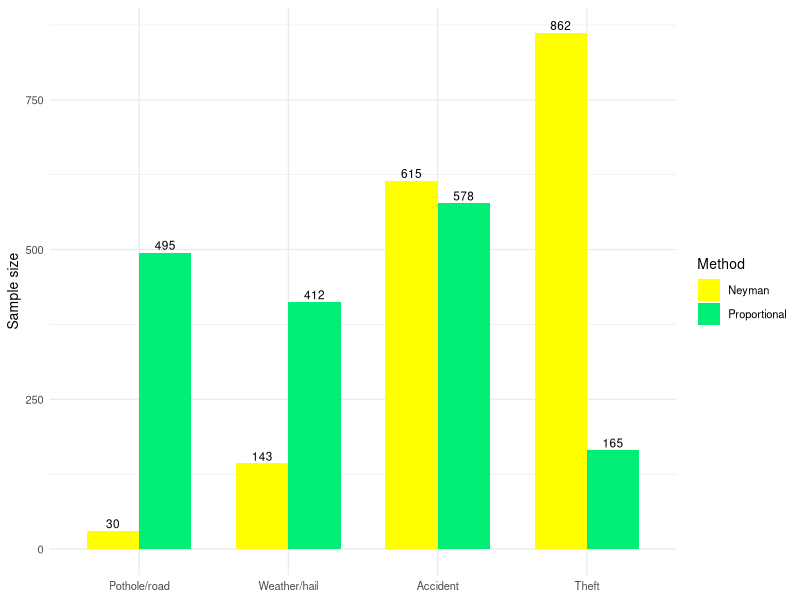
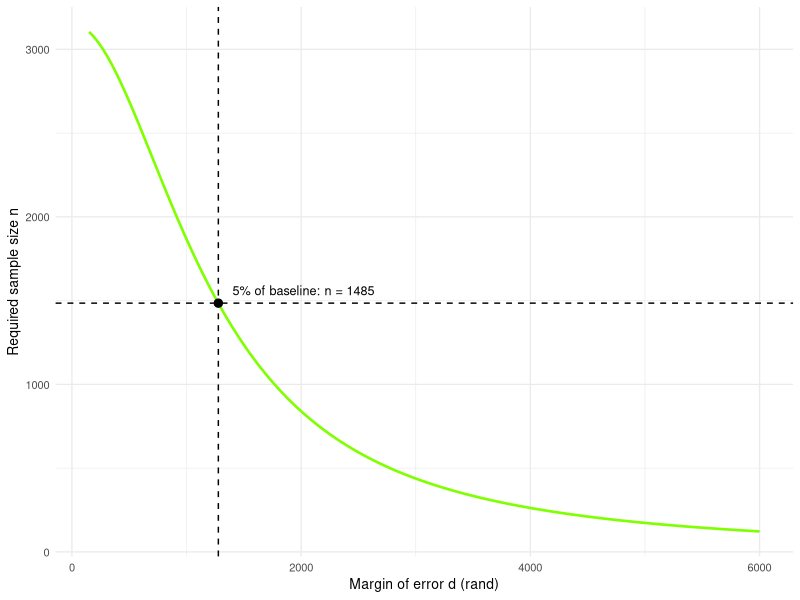
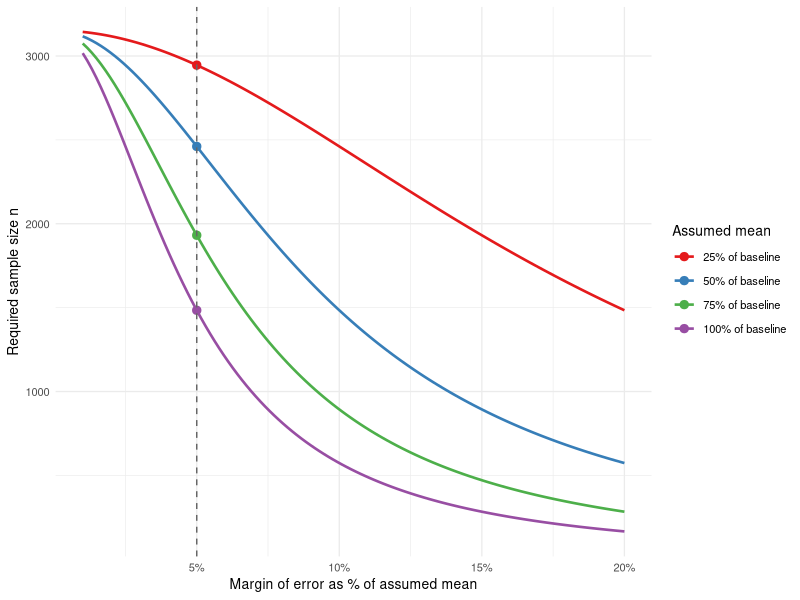
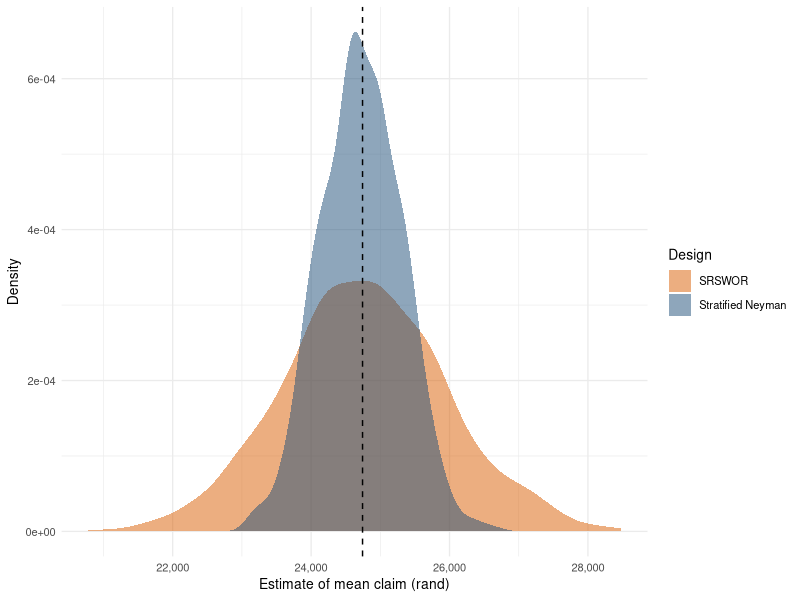

Recreate these plots in R, in order.
## ---- chunk 1
knitr::opts_chunk$set(echo = FALSE, message = FALSE, warning = FALSE,
                      fig.align = "center", fig.pos = "H",
                      fig.width = 6.4, fig.height = 3.3, out.width = "88%")
library(survey)
library(ggplot2)
fmt <- function(x, d = 0) formatC(x, format = "f", digits = d, big.mark = ",")
tab <- function(df, cap, ...) knitr::kable(df, booktabs = TRUE, caption = cap,
                                           escape = FALSE, linesep = "", row.names = FALSE, ...)
## ---- chunk 2
strata <- c("Pothole/road", "Weather/hail", "Accident", "Theft")
N_h <- c(3000, 2500, 3500, 1000)
N   <- sum(N_h)
W_h <- N_h / N
mu  <- c(8, 9, 10, 10.8)
sig <- c(0.5, 0.85, 0.9, 1.2)
# Prior information: lognormal moments (planning values of mean and S_h)
mean_prior <- exp(mu + sig^2 / 2)
S_prior    <- mean_prior * sqrt(exp(sig^2) - 1)
Ybar0      <- sum(W_h * mean_prior)             # baseline parameter value
S2_prior   <- sum(W_h * (S_prior^2 + (mean_prior - Ybar0)^2))  # overall variance (SRS planning)
z <- qnorm(0.975)
## ---- chunk 3
set.seed(4102)
pop <- do.call(rbind, lapply(seq_along(strata), function(h) {
  y <- rlnorm(N_h[h], mu[h], sig[h])
  z_h <- (log(y) - mu[h]) / sig[h]                 # standardised severity
  age <- pmin(pmax(round(rnorm(N_h[h], c(40, 46, 36, 38)[h], 11)), 18), 80)
  veh_age <- rpois(N_h[h], c(8, 6, 7, 9)[h])
  veh_val <- exp(c(11.2, 11.8, 12.0, 12.3)[h] + 0.3 * z_h +
                 rnorm(N_h[h], 0, 0.35) - 0.04 * veh_age)
  area <- ifelse(rbinom(N_h[h], 1, c(0.60, 0.70, 0.80, 0.85)[h]) == 1, "Urban", "Rural")
  data.frame(stratum = strata[h], claim_amount = round(y, 2),
             claimant_age = age, vehicle_age = veh_age,
             vehicle_value = round(veh_val), area = area)
}))
pop <- pop[sample(N), ]                             # register is not sorted by cause
pop$claim_id <- sprintf("C%05d", seq_len(N))
pop$stratum  <- factor(pop$stratum, levels = strata)
pop <- pop[, c("claim_id", "stratum", "claim_amount", "claimant_age",
               "vehicle_age", "vehicle_value", "area")]
rownames(pop) <- NULL

Ybar  <- mean(pop$claim_amount)                     # TRUE finite-population mean
S_h   <- tapply(pop$claim_amount, pop$stratum, sd)  # realised stratum SDs
S2    <- var(pop$claim_amount)
## ---- chunk 4
d <- data.frame(
  Stratum = strata, Nh = fmt(N_h), Wh = fmt(W_h, 2),
  mu = mu, sigma = sig,
  Mean = fmt(tapply(pop$claim_amount, pop$stratum, mean)),
  Sh = fmt(S_prior), Max = fmt(tapply(pop$claim_amount, pop$stratum, max)),
  Age = fmt(tapply(pop$claimant_age, pop$stratum, mean), 1),
  Urban = fmt(100 * tapply(pop$area == "Urban", pop$stratum, mean), 0))
tab(d, "Population structure by claim type: lognormal parameters, realised mean claim, prior $S_h$, largest claim, mean claimant age, and the percentage of claims in each stratum that come from urban areas.",
    col.names = c("Stratum", "$N_h$", "$W_h$", "$\\mu_h$", "$\\sigma_h$",
                  "Mean (R)", "Prior $S_h$ (R)", "Max (R)", "Mean age",
                  "Urban claims (\\% of stratum)"),
    align = "lrrrrrrrrr")
## ---- chunk 5
n_neyman <- function(d, S = S_prior) {
  V <- (d / z)^2
  sum(W_h * S)^2 / (V + sum(W_h * S^2) / N)
}
n_srs_fn <- function(d) { V <- (d / z)^2; S2_prior / (V + S2_prior / N) }

alloc <- function(n, Nh, S, nmin = 30) {
  ni <- numeric(length(Nh)); fixed <- rep(FALSE, length(Nh))
  repeat {
    free <- !fixed
    ni[free] <- (n - sum(ni[fixed])) * Nh[free] * S[free] / sum(Nh[free] * S[free])
    lo <- free & ni < nmin; hi <- free & ni > Nh
    if (!any(lo | hi)) break
    ni[lo] <- nmin; ni[hi] <- Nh[hi]; fixed <- fixed | lo | hi
  }
  r <- floor(ni); rem <- n - sum(r)
  if (rem > 0) { fr <- ni - r; fr[fixed] <- -1
                 idx <- order(fr, decreasing = TRUE)[seq_len(rem)]; r[idx] <- r[idx] + 1 }
  r
}

d0      <- 0.05 * Ybar0
n_raw   <- n_neyman(d0)
n_calc  <- ceiling(n_raw)
n_srs0  <- ceiling(n_srs_fn(d0))
r_nr    <- 0.10
n_final <- ceiling(n_calc / (1 - r_nr))
n_h     <- alloc(n_final, N_h, S_prior)
n_h_raw <- n_final * N_h * S_prior / sum(N_h * S_prior)
f_h     <- n_h / N_h
wt_h    <- N_h / n_h
## ---- chunk 6
d <- data.frame(Stratum = strata, Nh = fmt(N_h), Wh = fmt(W_h, 2), Sh = fmt(S_prior),
                Raw = fmt(n_h_raw, 1), nh = fmt(n_h), fh = fmt(100 * f_h, 1),
                wt = fmt(wt_h, 2))
d <- rbind(d, data.frame(Stratum = "Total", Nh = fmt(N), Wh = "1.00", Sh = "",
                         Raw = fmt(sum(n_h_raw), 1), nh = fmt(sum(n_h)), fh = "", wt = ""))
tab(d, "Neyman allocation of the final sample (minimum 30 per stratum).",
    col.names = c("Stratum", "$N_h$", "$W_h$", "$S_h$ (R)", "Raw Neyman", "$n_h$",
                  "$f_h$ (\\%)", "Weight $N_h/n_h$"), align = "lrrrrrrr")
## ---- chunk 7
ad <- data.frame(Stratum = factor(rep(strata, 2), levels = strata),
                 Method = rep(c("Proportional", "Neyman"), each = 4),
                 n = c(n_final * W_h, n_h))
ggplot(ad, aes(Stratum, n, fill = Method)) + geom_col(position = "dodge", width = 0.7) +
  geom_text(aes(label = round(n)), position = position_dodge(0.7), vjust = -0.3, size = 3) +
  scale_fill_manual(values = c("yellow", "springgreen2")) +
  labs(x = NULL, y = "Sample size") + theme_minimal(base_size = 10)
## ---- chunk 8
ks <- c(0.25, 0.50, 0.75, 1.00)
lab <- paste0(100 * ks, "% of baseline")
d_grid <- seq(150, 6000, length.out = 150)
c1 <- data.frame(d = d_grid, n = sapply(d_grid, n_neyman))
e_grid <- seq(0.01, 0.20, length.out = 120)
c2 <- do.call(rbind, lapply(seq_along(ks), function(i)
  data.frame(Assumed = factor(lab[i], levels = lab), e = e_grid,
             n = sapply(e_grid, function(e) n_neyman(e * ks[i] * Ybar0)))))
pts <- data.frame(Assumed = factor(lab, levels = lab), e = 0.05,
                  n = sapply(ks, function(k) n_neyman(0.05 * k * Ybar0)))
## ---- chunk 9
ggplot(c1, aes(d, n)) + geom_line(linewidth = 0.9, colour = "chartreuse1") +
  geom_vline(xintercept = d0, linetype = 2) +
  geom_hline(yintercept = n_calc, linetype = 2) +
  annotate("point", x = d0, y = n_calc, size = 2.5) +
  annotate("text", x = d0, y = n_calc, hjust = -0.1, vjust = -0.8, size = 3.2,
           label = paste0("5% of baseline: n = ", n_calc)) +
  labs(x = "Margin of error d (rand)", y = "Required sample size n") +
  theme_minimal(base_size = 10)
## ---- chunk 10
ggplot(c2, aes(e, n, colour = Assumed)) + geom_line(linewidth = 0.9) +
  geom_point(data = pts, size = 2.5) +
  geom_vline(xintercept = 0.05, linetype = 2, colour = "grey40") +
  scale_x_continuous(labels = function(x) paste0(100 * x, "%")) +
  scale_colour_brewer(palette = "Set1") +
  labs(x = "Margin of error as % of assumed mean", y = "Required sample size n",
       colour = "Assumed mean") +
  theme_minimal(base_size = 10) + theme(legend.position = "right")
## ---- chunk 11
cv_n <- sapply(ks, function(k) n_neyman(0.05 * k * Ybar0, S_prior * k))
d <- data.frame(Assumed = lab, mean = fmt(ks * Ybar0), d = fmt(0.05 * ks * Ybar0),
                n = fmt(ceiling(pts$n)), nn = fmt(ceiling(pts$n / (1 - r_nr))),
                cvn = fmt(ceiling(cv_n)))
tab(d, "Required sample size at a 5\\% half-width under each assumed mean.",
    col.names = c("Assumed mean", "Mean (R)", "$d$ (R)", "$n$ ($S_h$ fixed)",
                  "$n/(1-r)$", "$n$ (constant CV)"), align = "lrrrrr")
## ---- chunk 12
set.seed(2026)
idx <- unlist(lapply(seq_along(strata), function(h)
  sample(which(pop$stratum == strata[h]), n_h[h])))
samp <- pop[idx, ]
h_id <- as.integer(samp$stratum)
samp$stratum_id <- h_id
samp$N_h        <- N_h[h_id]
samp$n_h        <- n_h[h_id]
samp$pi         <- samp$n_h / samp$N_h
samp$weight     <- 1 / samp$pi
samp <- samp[, c("claim_id", "stratum", "stratum_id", "N_h", "n_h", "pi", "weight",
                 "claim_amount", "claimant_age", "vehicle_age", "vehicle_value", "area")]
rownames(samp) <- NULL

# checks
stopifnot(nrow(samp) == n_final, all(samp$pi > 0), !anyDuplicated(samp$claim_id))
sum_w <- sum(samp$weight)
## ---- chunk 13
write.csv(pop,  "population.csv", row.names = FALSE)
write.csv(samp, "sample.csv",     row.names = FALSE)
h <- head(samp[, c("claim_id", "stratum", "pi", "weight", "claim_amount", "claimant_age", "area")], 5)
h$pi <- fmt(h$pi, 3); h$weight <- fmt(h$weight, 2); h$claim_amount <- fmt(h$claim_amount, 2)
tab(h, "First five rows of sample.csv (selected columns).",
    col.names = c("Claim ID", "Stratum", "$\\pi$", "Weight", "Claim (R)", "Age", "Area"))
## ---- chunk 14
des <- svydesign(ids = ~1, strata = ~stratum, weights = ~weight,
                 fpc = ~N_h, data = samp)
est <- svymean(~claim_amount, des, deff = TRUE)
ci  <- confint(est)
## ---- chunk 15
hw <- (ci[2] - ci[1]) / 2
res <- data.frame(
  Quantity = c("Point estimate (R)", "Estimated variance", "Standard error (R)",
               "95% CI lower (R)", "95% CI upper (R)", "CV (%)",
               "Design effect (vs SRSWOR)", "CI half-width (R)", "Half-width as % of baseline"),
  Value = c(fmt(coef(est), 2), fmt(as.numeric(vcov(est)), 0), fmt(SE(est), 2),
            fmt(ci[1], 2), fmt(ci[2], 2), fmt(100 * cv(est), 2),
            fmt(deff(est), 3), fmt(hw, 2), fmt(100 * hw / Ybar0, 2)))
tab(res, "Stratified Neyman estimate of the mean claim.", align = "lr")
## ---- chunk 16
sb <- svyby(~claim_amount, ~stratum, des, svymean)
tm <- tapply(pop$claim_amount, pop$stratum, mean)
d <- data.frame(Stratum = strata, nh = fmt(n_h), est = fmt(sb$claim_amount, 0),
                se = fmt(sb$se, 0), tru = fmt(tm, 0), err = fmt(sb$claim_amount - tm, 0))
tab(d, "Stratum-level design-based estimates (rand).",
    col.names = c("Stratum", "$n_h$", "Estimate", "SE", "True mean", "Error"), align = "lrrrrr")
## ---- chunk 17
naive <- mean(samp$claim_amount)
set.seed(7)
srs <- pop[sample(N, n_final), ]
srs$Ntot <- N
des_s <- svydesign(ids = ~1, fpc = ~Ntot, data = srs)
est_s <- svymean(~claim_amount, des_s, deff = TRUE)
ci_s  <- confint(est_s)

cmp <- data.frame(
  Estimator = c("Naive unweighted mean (stratified sample)", "Design-adjusted, stratified Neyman",
                "SRSWOR benchmark", "True finite-population mean"),
  Estimate = c(fmt(naive, 2), fmt(coef(est), 2), fmt(coef(est_s), 2), fmt(Ybar, 2)),
  Error = c(fmt(naive - Ybar, 2), fmt(coef(est) - Ybar, 2), fmt(coef(est_s) - Ybar, 2), "0.00"))
tab(cmp, "Naive, design-adjusted and true values (rand).", align = "lrr")
## ---- chunk 18
b <- data.frame(
  Design = c("Stratified Neyman", "SRSWOR"),
  Est = fmt(c(coef(est), coef(est_s)), 2),
  SE = fmt(c(SE(est), SE(est_s)), 2),
  Lo = fmt(c(ci[1], ci_s[1]), 2), Hi = fmt(c(ci[2], ci_s[2]), 2),
  CV = fmt(100 * c(cv(est), cv(est_s)), 2),
  W = fmt(c(ci[2] - ci[1], ci_s[2] - ci_s[1]), 0))
tab(b, "One-sample comparison of the two designs.",
    col.names = c("Design", "Estimate (R)", "SE (R)", "CI lower", "CI upper", "CV (\\%)", "CI width (R)"),
    align = "lrrrrrr")
## ---- chunk 19
R <- 1000
set.seed(2027)
pop_list <- split(pop$claim_amount, pop$stratum)

one_str <- function() {
  ys <- Map(function(y, n) sample(y, n), pop_list, n_h)
  m  <- sapply(ys, mean); s2 <- sapply(ys, var)
  c(sum(W_h * m), sqrt(sum(W_h^2 * (1 - n_h / N_h) * s2 / n_h)))
}
one_srs <- function() {
  y <- sample(pop$claim_amount, n_final)
  c(mean(y), sqrt((1 - n_final / N) * var(y) / n_final))
}
sim_str <- t(replicate(R, one_str()))
sim_srs <- t(replicate(R, one_srs()))

metrics <- function(m, truth) {
  est <- m[, 1]; se <- m[, 2]
  lo <- est - z * se; hi <- est + z * se
  cov <- mean(lo <= truth & truth <= hi)
  c(Bias = mean(est) - truth, RelBias = 100 * (mean(est) - truth) / truth,
    EmpSE = sd(est), AvgSE = mean(se), RMSE = sqrt(mean((est - truth)^2)),
    Coverage = 100 * cov, MCSE = 100 * sqrt(cov * (1 - cov) / R),
    Width = mean(hi - lo), Within5 = 100 * mean((hi - lo) / 2 <= d0))
}
M <- rbind(Stratified = metrics(sim_str, Ybar), SRSWOR = metrics(sim_srs, Ybar))
deff_emp <- var(sim_str[, 1]) / var(sim_srs[, 1])
deff_est <- mean(sim_str[, 2]^2) / mean(sim_srs[, 2]^2)
## ---- chunk 20
d <- data.frame(Design = rownames(M),
                Bias = fmt(M[, "Bias"], 1), Rel = fmt(M[, "RelBias"], 3),
                Emp = fmt(M[, "EmpSE"], 0), Avg = fmt(M[, "AvgSE"], 0),
                RMSE = fmt(M[, "RMSE"], 0), Cov = fmt(M[, "Coverage"], 1),
                MC = fmt(M[, "MCSE"], 2), W = fmt(M[, "Width"], 0),
                P5 = fmt(M[, "Within5"], 1))
tab(d, "Monte Carlo results over 1,000 repetitions (rand unless stated).",
    col.names = c("Design", "Bias", "Rel. bias (\\%)", "Emp. SE", "Avg est. SE", "RMSE",
                  "Cover. (\\%)", "MCSE cov.", "CI width", "Half-width $\\le5\\%$ (\\%)"),
    align = "lrrrrrrrrr")
## ---- chunk 21
dd <- data.frame(est = c(sim_str[, 1], sim_srs[, 1]),
                 Design = rep(c("Stratified Neyman", "SRSWOR"), each = R))
ggplot(dd, aes(est, fill = Design)) + geom_density(alpha = 0.5, colour = NA) +
  geom_vline(xintercept = Ybar, linetype = 2) +
  scale_fill_manual(values = c("#d95f02", "#1f4e79")) +
  scale_x_continuous(labels = function(x) fmt(x)) +
  labs(x = "Estimate of mean claim (rand)", y = "Density") +
  theme_minimal(base_size = 10)
